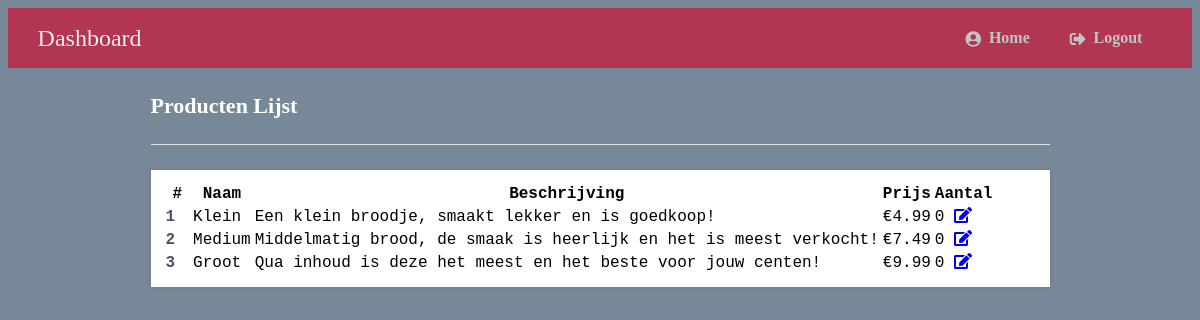
Page /admin/products.php (signed in) on the earlier database version.
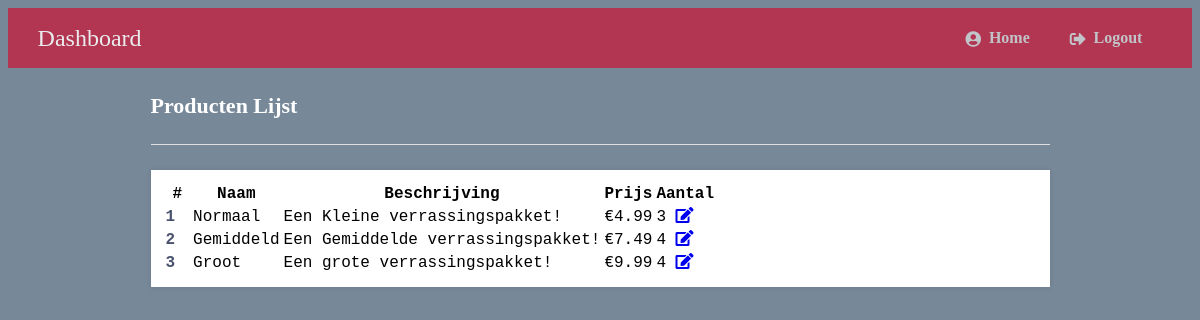
Same page on the later database version.
### tables this page shows
CREATE TABLE `shop` (
  `id` int(11) NOT NULL,
  `name` varchar(200) NOT NULL,
  `desc` text NOT NULL,
  `price` decimal(10,2) NOT NULL,
  `quantity` int(11) NOT NULL,
  `img` text NOT NULL,
  `date_added` datetime NOT NULL DEFAULT current_timestamp(),
  `product_desc` text NOT NULL
);

### htdocs/admin/products.php (the view, shortened to what this page needs)
<?php
$DATABASE_HOST = 'localhost';
$DATABASE_USER = 'root';
$DATABASE_PASS = '';
$DATABASE_NAME = 'bakkerij_leiden';
$con = mysqli_connect($DATABASE_HOST, $DATABASE_USER, $DATABASE_PASS, $DATABASE_NAME);
$sql = "SELECT * FROM shop";
if($result = mysqli_query($con, $sql)){
  if(mysqli_num_rows($result) > 0){
?>
<!DOCTYPE html>
<html lang="nl">
<head>
  <link rel="stylesheet" type="text/css" href="../css/styleDB.css" />
  <link rel="stylesheet" href="https://use.fontawesome.com/releases/v5.7.1/css/all.css"/>
</head>
<body>
<div class="loggedin">
    <nav class="navtop">
      <div>
        <h1>Dashboard</h1>
         <a href="../admin/dashboard.php"><i class="fas fa-user-circle"></i>Home</a>
        <a href="../admin/logout.php"><i class="fas fa-sign-out-alt"></i>Logout</a>
      </div>
  </div>
<div class="content">
  <h2>Producten Lijst</h2>
  <div class="list">
    <table>
      <thead>
        <tr>
          <th>#</th>
          <th>Naam</th>
          <th>Beschrijving</th>
          <th>Prijs</th>
          <th>Aantal</th>
        </tr>
      </thead>
      <?php
        while($row = mysqli_fetch_array($result)) { $currency = "€";
      ?>
      <tbody>
        <tr>
          <td> <?=$row['id']?> </td>
          <td> <?=$row['name']?> </td>
          <td> <?=$row['product_desc']?> </td>
          <td> <?=$currency, $row['price']?> </td>
          <td> <?=$row['quantity']?> <a href="quantity.php"><i class="fas fa-edit"></i></a></td>
        </tr>
      </tbody>
      <?php
        }
      ?>
    </table>
  <?php
    } else{
      echo "No records matching your query were found.";
    }
  } else{
      echo "ERROR: Could not able to execute $sql. " . mysqli_error($con);
  }
  ?>
  </div>
</div>
</body>
</html>

Differences in the rows shown:
changed shop id 1: name "Klein" → "Normaal"; product_desc "Een klein broodje, smaakt lekker en is goedkoop!" → "Een Kleine verrassingspakket!"; quantity "0" → "3"
changed shop id 2: name "Medium" → "Gemiddeld"; product_desc "Middelmatig brood, de smaak is heerlijk en het is meest verkocht!" → "Een Gemiddelde verrassingspakket!"; quantity "0" → "4"
changed shop "Groot": product_desc "Qua inhoud is deze het meest en het beste voor jouw centen!" → "Een grote verrassingspakket!"; quantity "0" → "4"
